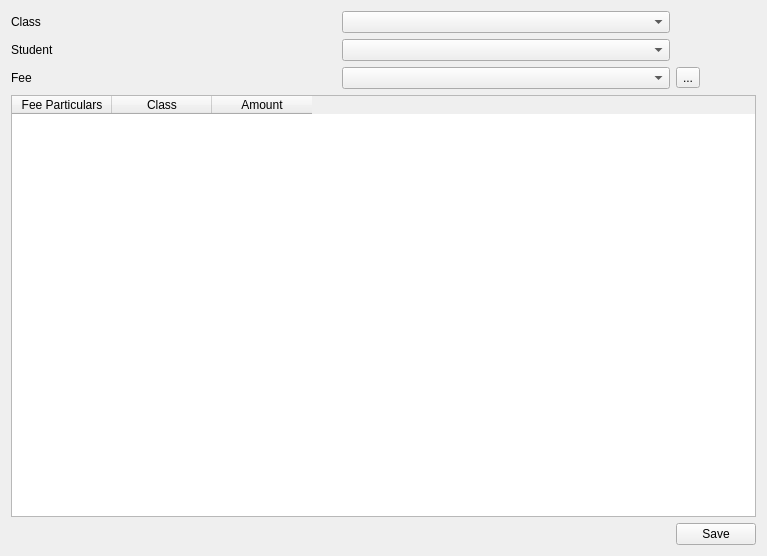
<?xml version="1.0" encoding="UTF-8"?>
<ui version="4.0">
 <class>studentfee</class>
 <widget class="QWidget" name="studentfee">
  <property name="geometry">
   <rect>
    <x>0</x>
    <y>0</y>
    <width>767</width>
    <height>556</height>
   </rect>
  </property>
  <property name="windowTitle">
   <string>Form</string>
  </property>
  <layout class="QGridLayout" name="gridLayout_2">
   <item row="0" column="0">
    <layout class="QGridLayout" name="gridLayout">
     <item row="1" column="1">
      <widget class="QComboBox" name="student"/>
     </item>
     <item row="0" column="0">
      <widget class="QLabel" name="label">
       <property name="maximumSize">
        <size>
         <width>325</width>
         <height>16777215</height>
        </size>
       </property>
       <property name="text">
        <string>Class</string>
       </property>
      </widget>
     </item>
     <item row="0" column="1">
      <widget class="QComboBox" name="comboclass"/>
     </item>
     <item row="2" column="0">
      <widget class="QLabel" name="label_3">
       <property name="text">
        <string>Fee</string>
       </property>
      </widget>
     </item>
     <item row="2" column="1">
      <widget class="QComboBox" name="comboBox"/>
     </item>
     <item row="1" column="0">
      <widget class="QLabel" name="label_2">
       <property name="text">
        <string>Student </string>
       </property>
      </widget>
     </item>
     <item row="2" column="2">
      <widget class="QToolButton" name="toolButton">
       <property name="text">
        <string>...</string>
       </property>
       <property name="icon">
        <iconset resource="toddlers.qrc">
         <normaloff>:/new/prefix1/icon/Add-icon.png</normaloff>:/new/prefix1/icon/Add-icon.png</iconset>
       </property>
      </widget>
     </item>
     <item row="4" column="2">
      <widget class="QPushButton" name="pushButton_3">
       <property name="text">
        <string>Save</string>
       </property>
      </widget>
     </item>
     <item row="3" column="0" colspan="3">
      <widget class="QTableWidget" name="tableWidget">
       <property name="showGrid">
        <bool>false</bool>
       </property>
       <column>
        <property name="text">
         <string>Fee Particulars</string>
        </property>
       </column>
       <column>
        <property name="text">
         <string>Class</string>
        </property>
       </column>
       <column>
        <property name="text">
         <string>Amount</string>
        </property>
       </column>
      </widget>
     </item>
    </layout>
   </item>
  </layout>
 </widget>
 <resources>
  <include location="toddlers.qrc"/>
 </resources>
 <connections/>
</ui>
